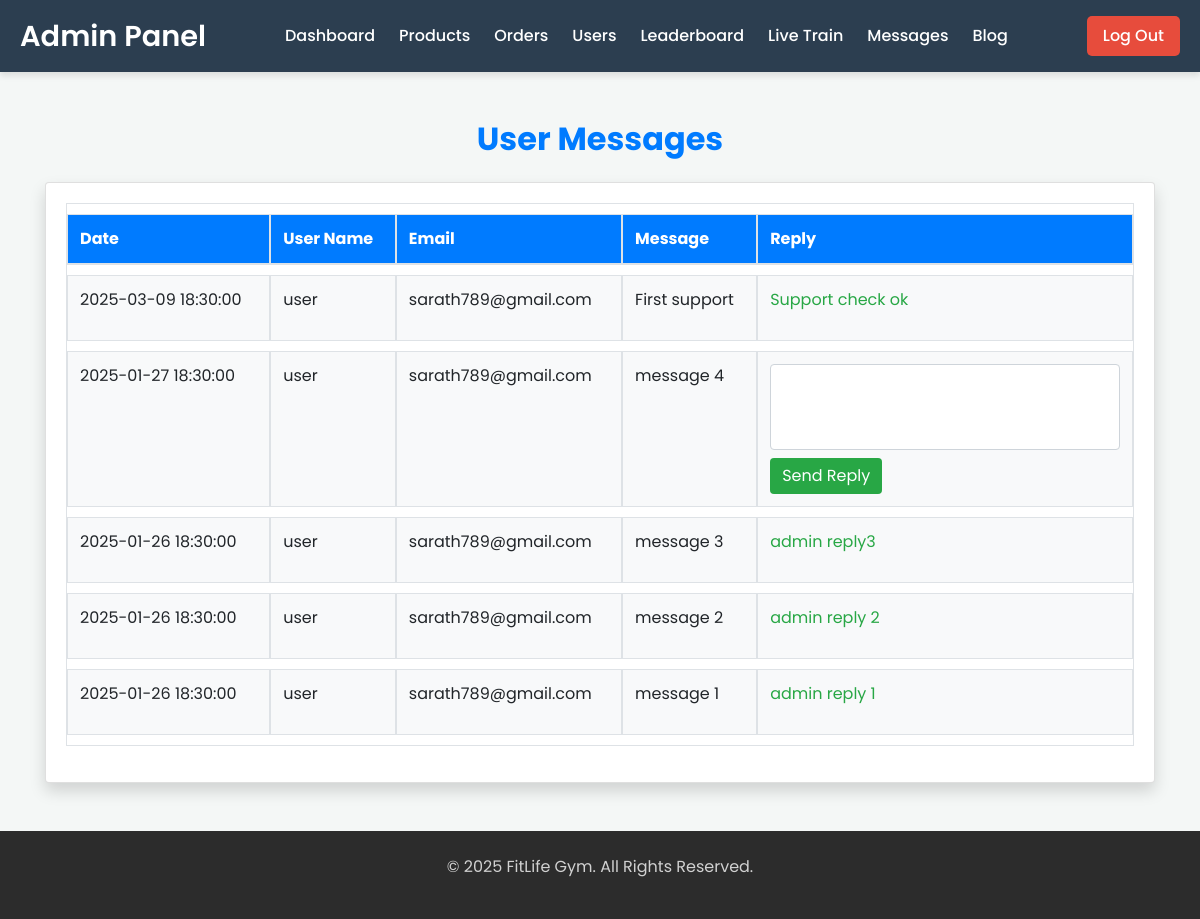
Screenshot of /index/admin/users.php (signed in) with the database file from the repository.
### tables this page shows
CREATE TABLE `user_messages` (
  `id` int(11) NOT NULL,
  `user_id` int(11) NOT NULL,
  `message` text NOT NULL,
  `description` varchar(255) NOT NULL,
  `submitted_at` timestamp NOT NULL DEFAULT current_timestamp(),
  `admin_reply` varchar(250) NOT NULL
);

CREATE TABLE `users` (
  `id` int(11) NOT NULL,
  `first_name` varchar(100) NOT NULL,
  `last_name` varchar(100) NOT NULL,
  `email` varchar(100) NOT NULL,
  `username` varchar(50) NOT NULL,
  `password` varchar(255) NOT NULL
);

### index/admin/users.php (the view, shortened to what this page needs)
<?php
include_once 'components/admin_header.php';
require_once 'include/db.php';
?>
<div class="container mt-5">
    <h2 class="text-center mb-4" style="color: #007bff; font-weight: bold;">User Messages</h2>
    <div class="card shadow">
        <div class="card-body">
            <table class="table table-bordered">
                <thead>
                    <tr>
                        <th>Date</th>
                        <th>User Name</th>
                        <th>Email</th>
                        <th>Message</th>
                        <th>Reply</th>
                    </tr>
                </thead>
                <tbody>
                    <?php
                    $query = "SELECT user_messages.id, users.username, users.email, user_messages.submitted_at,
                           user_messages.message, user_messages.admin_reply
                    FROM user_messages
                    JOIN users ON user_messages.user_id = users.id
                    ORDER BY user_messages.id DESC";
                    $result = $mysqli->query($query);
                    while ($row = $result->fetch_assoc()) {
                    ?>
                        <tr>
                            <td><?php echo $row['submitted_at']; ?></td>
                            <td><?php echo $row['username']; ?></td>
                            <td><?php echo $row['email']; ?></td>
                            <td><?php echo $row['message']; ?></td>
                            <td>
                                <?php if ($row['admin_reply']) { ?>
                                    <p class="text-success"><?php echo $row['admin_reply']; ?></p>
                                <?php } else { ?>
                                    <form action="include/admin_reply_handler.inc.php" method="POST">
                                        <textarea name="admin_reply" class="form-control" rows="3" required></textarea>
                                        <button type="submit" class="btn btn-success mt-2">Send Reply</button>
                                    </form>
                                <?php } ?>
                            </td>
                        </tr>
                    <?php } ?>
                </tbody>
            </table>
        </div>
    </div>
</div>
<?php
include_once 'components/admin_footer.php';
?>

### index/admin/components/admin_header.php (style rules this page uses)
body { margin: 0; padding: 0; font-family: 'Poppins', sans-serif; background: #f4f7f6; }

### index/admin/users.php (style rules this page uses)
.table { border-collapse: separate; border-spacing: 0 10px; }
.table thead th { background-color: #007bff; color: white; }
.table tbody tr { background-color: #f8f9fa; transition: transform 0.3s ease, box-shadow 0.3s ease; }
.btn-success { background-color: #28a745; border: none; transition: background-color 0.3s ease; }
textarea.form-control { resize: none; }

### rows the page displays
user_messages: submitted_at "2025-03-09 18:30:00", user.username "user", user.email "sarath789@gmail.com", message "First support", admin_reply "Support check ok"
user_messages: submitted_at "2025-01-27 18:30:00", user.username "user", user.email "sarath789@gmail.com", message "message 4"
user_messages: submitted_at "2025-01-26 18:30:00", user.username "user", user.email "sarath789@gmail.com", message "message 3", admin_reply "admin reply3"
user_messages: submitted_at "2025-01-26 18:30:00", user.username "user", user.email "sarath789@gmail.com", message "message 2", admin_reply "admin reply 2"
user_messages: submitted_at "2025-01-26 18:30:00", user.username "user", user.email "sarath789@gmail.com", message "message 1", admin_reply "admin reply 1"
